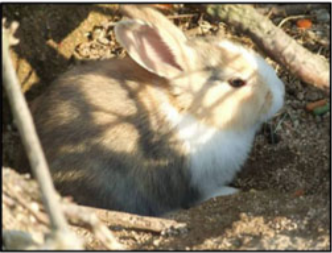
#> input picture images/fig.png, 332 x 253 px, given in place of squirrel.jpeg, which was not available
$ python multi_res_lic.py
#> lines starting #> are read from the running program, lines starting #| are printed output that depends on the picture; pictures that were not available may be replaced by others from this repository, and a replacement may not be noted
#> further down, img is the input picture: shape (253, 332, 3); mean B, G, R 101, 123.4, 135.7
### src/mcgp.py
"""
Multi Contrast Gaussian Pyramid implementation
"""

import cv2
import numpy as np
from matplotlib import pyplot as plt

from utilities import show_img


# [18 lines left out: function get_gp, not called in this run]


# [19 lines that do not run on import are left out]

### src/noise_pyramid.py
import cv2
import numpy as np
from matplotlib import pyplot as plt

from lic import (extract_region_vector_field, generate_noise_image,
                 label_regions)
from mcgp import get_gp
from utilities import show_img

# [11 lines left out: function get_np_from_rgb_mc_gp, not called in this run]


def get_np_vec_from_rgb(img):
    mc_gp = [img]
    get_gp(img,mc_gp,2)
#> call 3 of get_gp, with N = 0, sm_size = False
#> in get_gp (call 3), `resized = cv2.resize(smoothed, None, fx=0.5, fy=0.5)`:
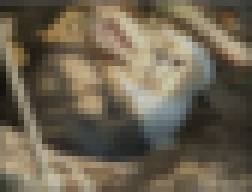
#> resized: shape (32, 42, 3) (shown 6 times larger); mean R, G, B 109.2, 99.2, 80.8
    out = []
    vecs = []
    for ind, im in enumerate(mc_gp):
        print(ind)
        img_gray = cv2.cvtColor(im, cv2.COLOR_RGB2GRAY)
        img_lab = cv2.cvtColor(im, cv2.COLOR_RGB2LAB)
        labels, label_counts = label_regions(
            img_lab, img_lab.shape[0] * img_lab.shape[1] // 8)
        vec = extract_region_vector_field(img_gray, labels, label_counts)
        im_noise = generate_noise_image(img_gray, labels, label_counts)
        out.append(im_noise)
        vecs.append(vec)
#> this loop made 4 passes
#| 0
#| 1
#| 2
#| 3
#> pass 1, in get_np_vec_from_rgb, `img_gray = cv2.cvtColor(im, cv2.COLOR_RGB2GRAY)`:
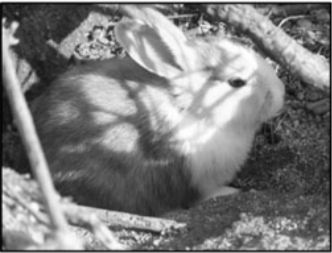
#> img_gray: shape (253, 332); min 3, max 255, mean 124.5
#> pass 1, in label_regions, `indices = I * W + J`:
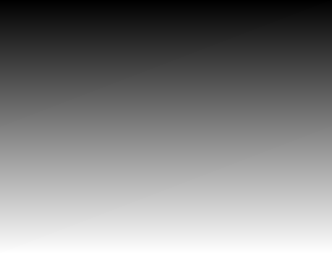
#> indices: shape (253, 332) int64; min 0, max 83995, mean 41997.5; drawn with min black and max white
#> pass 1, in label_regions, `h_cost = np.sum((im[:, :-1, :] - im[:, 1:, :]) ** 2, axis=2) ** 0.5`:
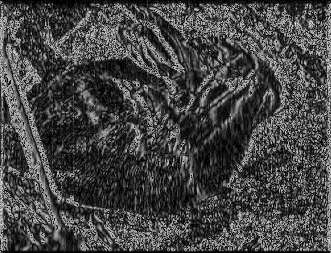
#> h_cost: shape (253, 331) float64; min 0, max 20.62, mean 5.6; drawn with min black and max white
#> after the loop:
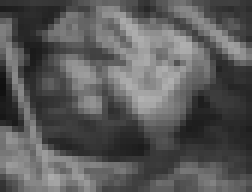
#> img_gray: shape (32, 42) (shown 6 times larger); min 16, max 178, mean 89.7
#> after the loop: img_lab: shape (32, 42, 3); mean of channels 0, 1, 2 95.9, 128.8, 138.8
#> after the loop, out = 4 items; vecs = 4 items
    return out, vecs

# [11 lines that do not run on import are left out]

### src/lic.py
import numpy as np
import cv2 as cv
import scipy
import tqdm

def label_regions(im, num_regions):
    """
    Builds an 8-connected graph of pixels, with edge weights being the
    l2 distance between pixel colors in whatever color space they are in.
    Then, finds the minimum-cost spanning forest with num_regions components.
    """

    H, W, C = im.shape
    J, I = np.meshgrid(np.arange(W), np.arange(H))

    edges = []
    indices = I * W + J

    h_cost = np.sum((im[:, :-1, :] - im[:, 1:, :]) ** 2, axis=2) ** 0.5
    h_edges = list(
        zip(h_cost.ravel(), indices[:, :-1].ravel(), indices[:, 1:].ravel()))
    edges += h_edges

    v_cost = np.sum((im[:-1, :, :] - im[1:, :, :]) ** 2, axis=2) ** 0.5
    v_edges = list(
        zip(v_cost.ravel(), indices[:-1, :].ravel(), indices[1:, :].ravel()))
    edges += v_edges

    dr_cost = np.sum((im[:-1, :-1, :] - im[1:, 1:, :]) ** 2, axis=2) ** 0.5
    dr_edges = list(
        zip(dr_cost.ravel(), indices[:-1, :-1].ravel(), indices[1:, 1:].ravel()))
    edges += dr_edges

    ur_cost = np.sum((im[1:, :-1, :] - im[:-1, 1:, :]) ** 2, axis=2) ** 0.5
    ur_edges = list(
        zip(ur_cost.ravel(), indices[1:, :-1].ravel(), indices[:-1, 1:].ravel()))
    edges += ur_edges

    edges.sort()

    p, rank, components = np.arange(H * W), np.zeros(H * W), H * W

    def parent(x):
        if p[x] == x:
            return x
        p[x] = parent(p[x])
        return p[x]

    for cost, x, y in edges:
        if components <= num_regions:
            break

        x = parent(x)
        y = parent(y)
        if x == y:
            continue
        if rank[x] > rank[y]:
            x, y = y, x
        if rank[x] == rank[y]:
            rank[y] += 1
        p[x] = y
        components -= 1

    component_labels = dict()
    labels = np.zeros((H, W), dtype=np.int32)
    label_counts = []
    for i in range(H):
        for j in range(W):
            pi = parent(i * W + j)
            if pi not in component_labels:
                component_labels[pi] = len(component_labels)
                label_counts.append(0)
            labels[i, j] = component_labels[pi]
            label_counts[labels[i, j]] += 1

    return labels, label_counts

def extract_region_vector_field(im_gray, labels, label_counts,
                                preblur_sigma=2,
                                preblur_size=7,
                                var_threshold=0.5,
                                normalize=True):
    """
    @params
        im_gray: numpy_array grayscale image,
        labels: the labels caluclated by connected component analysis,
        label_counts: the corresponding label_counts,
        dmap: the dmap of the image,
        threshold: the threshold that needs to be used for dmap
        ...
    Generates the vector field based on the mean intensities of
    each of the regions and subtracting it locally then
    taking the max variance direction
    and assigns it as the vector for that region
    """

    # Blur, then compute image gradients
    im_blur = cv.GaussianBlur(
        im_gray, (preblur_size, preblur_size), preblur_sigma)
    gradX = cv.Sobel(im_blur, cv.CV_64F, 1, 0, ksize=5)
    gradY = cv.Sobel(im_blur, cv.CV_64F, 0, 1, ksize=5)

    # Rotate gradients by 90 degrees to align with stripe direction
    vec = np.dstack([gradX, -gradY]) / 255.0

    # Constrain gradients to face right
    vec = vec * (1 - 2 * (vec[:, :, 1] < 0))[:, :, np.newaxis]

    # Compute variance of each region
    H, W = im_gray.shape
    K = len(label_counts)
    mean_vec, var_vec = np.zeros((K, 2)), np.zeros(K)
    for i in range(H):
        for j in range(W):
            mean_vec[labels[i, j]] += vec[i, j, :]
    mean_vec /= np.array(label_counts)[:, np.newaxis]
    for i in range(H):
        for j in range(W):
            l = labels[i, j]
            var_vec[l] += np.sum((vec[i, j, :] - mean_vec[l]) ** 2)
    var_vec /= np.array(label_counts)

    # Set regions with high variance to their mean vector
    for i in range(H):
        for j in range(W):
            l = labels[i, j]
            if var_vec[l] > var_threshold:
                vec[i, j, :] = mean_vec[l]

    if normalize:
        vec /= (np.sum(vec ** 2, axis=2) + 1e-2)[:, :, np.newaxis]

    return vec


def generate_noise_image(im_gray, labels, label_counts,
                         lambda_1=0.7, min_1=0, max_1=255,
                         lambda_2=0.3, min_2=0, max_2=255):
    """
    Generates a noise image from the input image by performing local dithering.\n
    @params:\n
    image_gray, labels, label_counts\n
    lambda_1, min_1, max_1\n
    lambda_2, min_2, max_2
    """
    im_gray = im_gray / 255.0
    H, W = im_gray.shape
    im_noise = np.zeros(im_gray.shape)

    K = len(label_counts)
    R = np.zeros(K)
    for i in range(H):
        for j in range(W):
            R[labels[i, j]] += im_gray[i, j]
    R /= np.array(label_counts)

    T_1 = lambda_1 * (1.0 - im_gray) ** 2.0
    T_2 = lambda_2 * (1.0 - im_gray) ** 2.0
    P = np.random.uniform(0, 1, (H, W))
    C_1 = min_1 * (P <= T_1) + max_1 * (P > T_1)
    C_2 = min_2 * (P <= T_2) + max_2 * (P > T_2)

    I = np.zeros((H, W))
    for i in range(H):
        for j in range(W):
            I[i, j] = im_gray[i, j] <= R[labels[i, j]]

    im_noise = C_1 * I + C_2 * (1.0 - I)
    return im_noise


# [108 lines left out: functions bilerp, line_integral_convolution, not called in this run]

### src/lic_pyramid.py
import cv2
import numpy as np
from matplotlib import pyplot as plt
from scipy.signal import fftconvolve

from noise_pyramid import get_np_vec_from_rgb
from utilities import show_img
import vectorplot as vp


def get_lp(img):
    noise_py, vecs = get_np_vec_from_rgb(img)
#> noise_py = 4 items; vecs = 4 items
    KW = 10
    kernel = np.arange(KW) + 1
    kernel = np.minimum(kernel, kernel[::-1])
    kernel = kernel / np.sum(kernel)
    kernel = kernel.astype(np.float32)
    lic_py = []
    for noise, vec in zip(noise_py, vecs):
        u, v = vec[..., 0], vec[..., 1]
        u = u.astype(np.float32)
        v = v.astype(np.float32)
        noise_f = noise.astype(np.float32)
        data = vp.line_integral_convolution(v, u, noise_f, kernel)
        lic_py.append(data)
#> this loop made 1 pass
#> pass 1, in get_lp, `u, v = vec[..., 0], vec[..., 1]`:
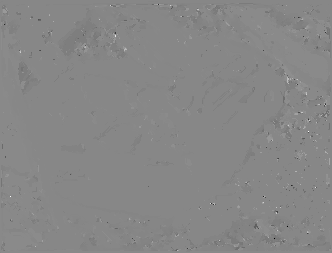
#> u: shape (253, 332) float64; min -4.96, max 4.53, mean 0.0768; drawn with min black and max white
#> pass 1, in get_lp, `u, v = vec[..., 0], vec[..., 1]`:
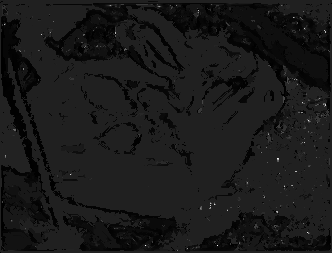
#> v: shape (253, 332) float64; min 0, max 4.83, mean 0.489; drawn with min black and max white
#> after the loop, lic_py = []
    return lic_py


# [7 lines that do not run on import are left out]

### src/multi_res_lic.py
import cv2
import numpy as np
from matplotlib import pyplot as plt
from scipy.signal import fftconvolve

from draw_map import get_dmap
from lic_pyramid import get_lp
from multi_res import get_mr_img
from utilities import show_img


def get_mrl(img):
    lic_py = get_lp(img)
    _,_,_,d_map = get_dmap(img)
    lic_sm = np.zeros((4, *lic_py[0].shape))
    sh = lic_py[0].shape
    for i in range(4):
        lic_sm[i] = cv2.resize(lic_py[i], (sh[1], sh[0]))

    mr_lic_img = get_mr_img(lic_sm, d_map)
    return mr_lic_img
    # [5 lines of commented-out code are left out]
    pass


if __name__ == "__main__":
    img = cv2.imread("../images/squirrel.jpeg")
    img = cv2.cvtColor(img, cv2.COLOR_BGR2RGB)
    # img = cv2.resize(img, (300,300))
#> (the run stopped early here; a loop or call above may not have finished)
